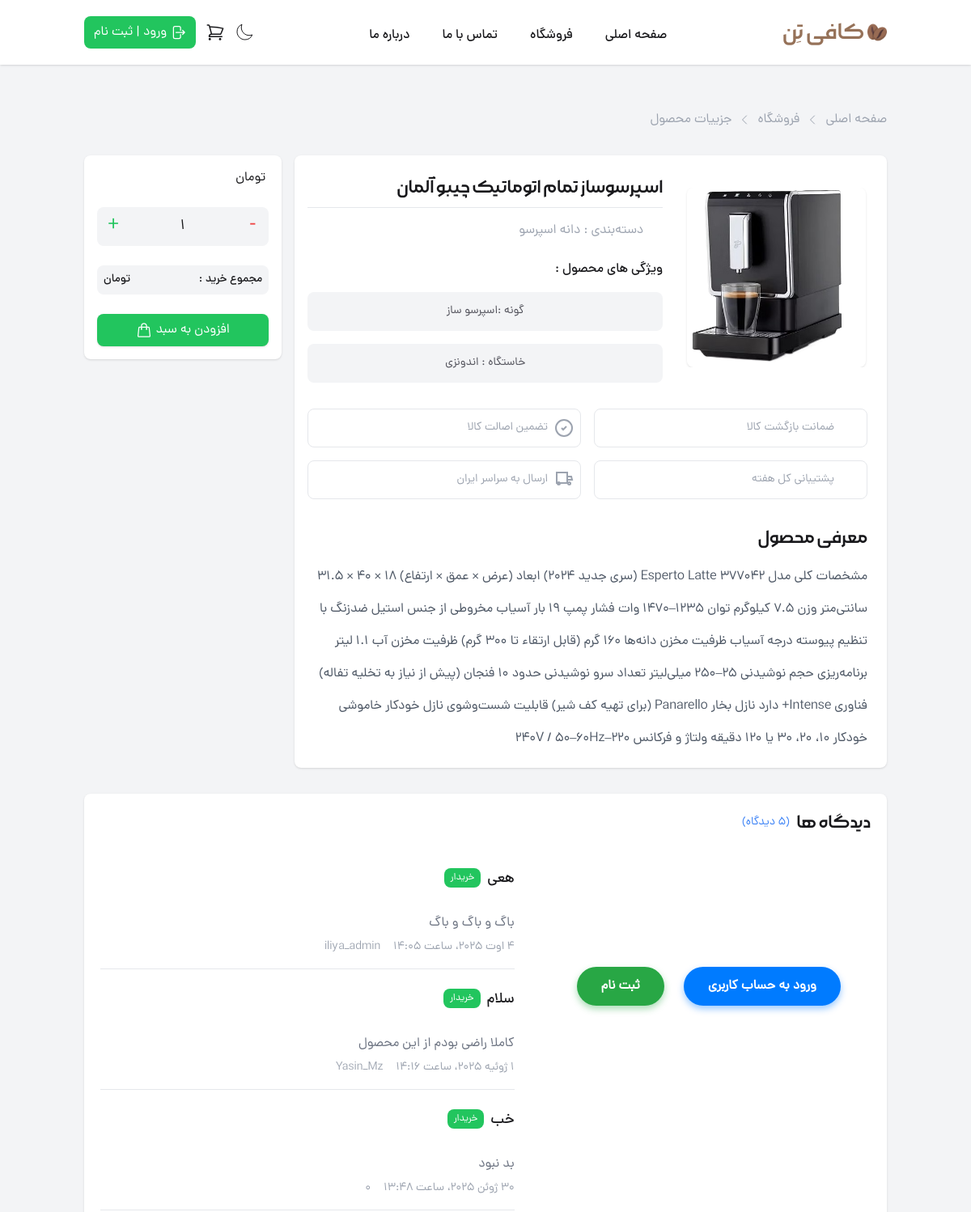
Page /products/dastgah-377042-Tchibo/ (upper part) on the earlier database version.
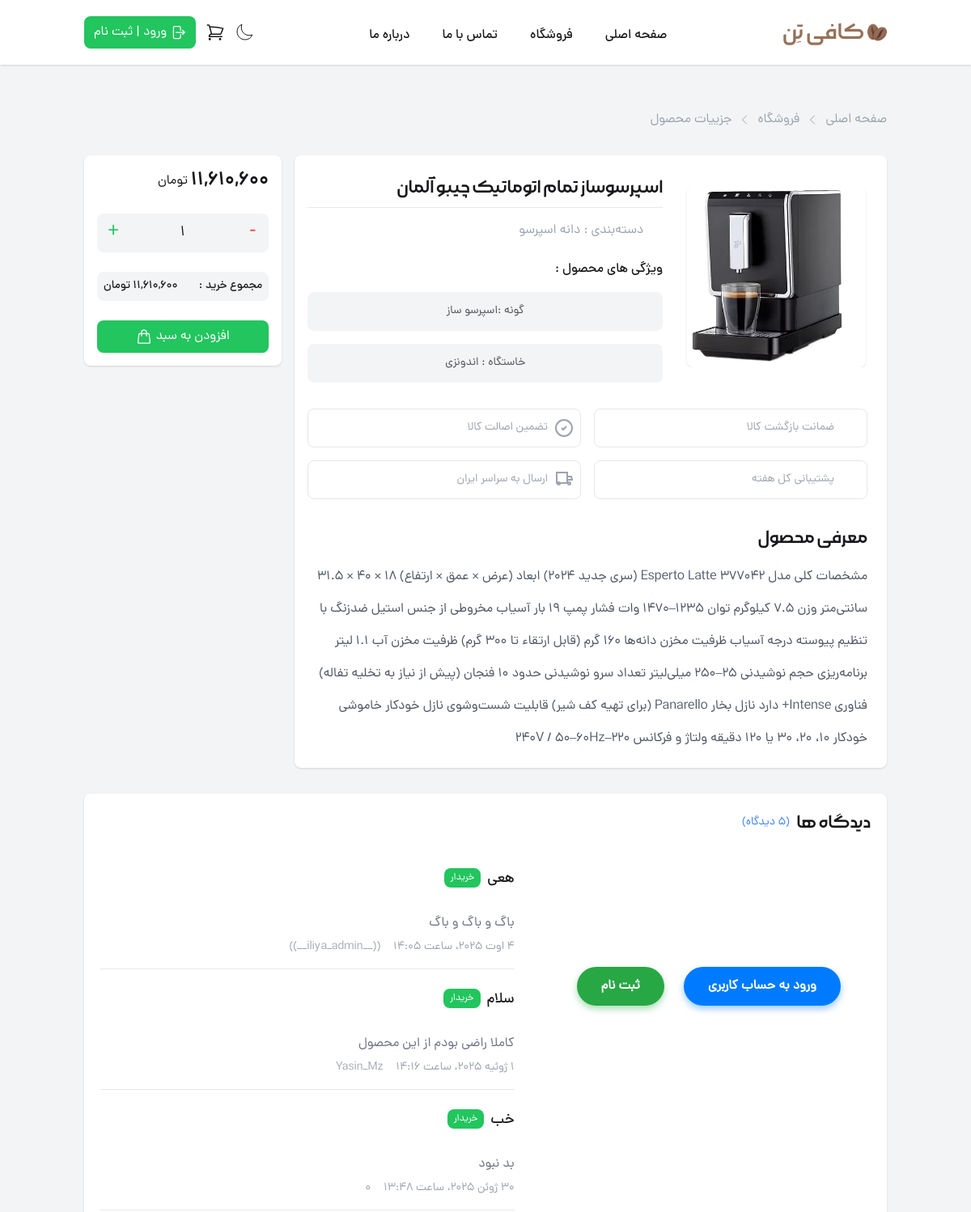
Same page on the later database version.
### Products/models.py (models this page shows, shortened)
class Comment(models.Model):
    product = models.ForeignKey(Products, on_delete=models.CASCADE, related_name='comments')
    user = models.ForeignKey(Account.models.User, on_delete=models.CASCADE, related_name='comments')
    title = models.CharField(max_length=100)
    suggested = models.BooleanField()
    body = models.TextField()
    created_at = models.DateTimeField(auto_now=False, null=False, blank=False)
    class Meta:
        ordering = ['-created_at']
        verbose_name = "نظر"
        verbose_name_plural = "نظر ها"

class Products(models.Model):
    category = models.ForeignKey(Categories, on_delete=models.CASCADE, related_name='products',
                                 verbose_name="نام دسته بندی")
    name = models.CharField(max_length=100, verbose_name="نام محصول")
    image = models.ImageField(upload_to='images/bestsellers/', verbose_name="تصویر محصول")
    slug = models.SlugField(max_length=100, unique=True, null=True, blank=True, verbose_name="اسلاگ")
    price = models.DecimalField(max_digits=10, decimal_places=2, null=True, blank=True, verbose_name="قیمت اصلی")
    discount_percent = models.PositiveSmallIntegerField(default=0, null=True, blank=True, verbose_name="درصد تخفیف")
    rating = models.PositiveSmallIntegerField(default=0, verbose_name="امتیاز کاربر")
    created_at = models.DateTimeField(auto_now=False, null=False, blank=False,
                                      verbose_name="تاریخ ثبت محصول")  # we are use it for new products
    is_bestseller = models.BooleanField(default=False, verbose_name="پرفروش")
    breed = models.CharField(max_length=50, null=True, blank=True, verbose_name="نوع قهوه")
    caffeine_value = models.CharField(max_length=50, null=True, blank=True, verbose_name="میزان کافئن")
    birthplace = models.CharField(max_length=50, null=True, blank=True, verbose_name="خاستگاه")
    make_with = models.CharField(max_length=50, null=True, blank=True, verbose_name="مواد تشکیل‌دهنده")
    description = models.TextField(null=True, blank=True, verbose_name="توضیحات محصول")
    def get_discount_price(self):
        if self.discount_percent > 0:
            discount_amount = (self.price * self.discount_percent) / 100
            return self.price - discount_amount
        return self.price
    class Meta:
        ordering = ['-created_at']
        verbose_name = "محصول"
        verbose_name_plural = "محصولات"

### Account/models.py (models this page shows, shortened)
class User(AbstractBaseUser):
    email = models.EmailField(verbose_name="email address", max_length=255)
    phone = models.CharField(verbose_name="تلفن همراه", max_length=11, unique=True)
    username = models.CharField(max_length=30, verbose_name="نام کاربری")
    first_name = models.CharField(max_length=80, verbose_name="نام", default="کاربر")
    last_name = models.CharField(max_length=80, verbose_name="نام خانوادگی", default="سیستم")
    real_address = models.CharField(max_length=400, verbose_name="آدرس", default="نامشخص")
    post_code = models.CharField(max_length=10, verbose_name="کد پستی", default="0000000000")
    is_active = models.BooleanField(default=True)
    is_admin = models.BooleanField(default=False)
    objects = UserManager()
    USERNAME_FIELD = 'phone'
    REQUIRED_FIELDS = ['email', 'username']
    class Meta:
        verbose_name = "کاربر"
        verbose_name_plural = "کاربران"

### Products/views.py (the view, shortened to what this page needs)
# urls.py: path('<slug:slug>/', views.ProductDetailView.as_view(), name='detail_products'),
class ProductDetailView(View):
    def get(self, request, slug):
        product = get_object_or_404(Products, slug=slug)
        comments = product.comments.all().order_by('-created_at')
        form = CommentForm()
        return render(request, 'products/product_detail.html', {
            'products': product,
            'comments': comments,
            'form': form
        })

### Products/forms.py
class CommentForm(forms.ModelForm):
    class Meta:
        model = Comment
        fields = ['title', 'suggested', 'body']
        widgets = {
            'body': forms.Textarea(
                attrs={'rows': 4}),
        }

### Cart/context_processors.py (called while the page is built)
def cart(request):
    return {
        'cart': request.session.get('cart', {})
    }

### Products/templates/products/product_detail.html (shortened to what the changed rows need)
{% extends 'base.html' %}
{% load static %}]
{% load humanize %}
{% block content %}
    <main class="container child:mt-8">
        <section
                class="flex flex-col lg:flex-row items-start gap-4 child:rounded-lg child:bg-white child:dark:bg-zinc-700 child:shadow child:p-4">
            <div class="w-full lg:w-3/4 flex flex-col gap-y-8 ">
                <div class="flex flex-col lg:flex-row gap-5">
                    <div class="flex  lg:w-96 flex-col gap-y-4">
                        <div class="swiper mt-2 w-full porduct-details-slider rounded-lg">
                            <div class="swiper-wrapper">
                                <div class="swiper-slide">
                                    <img src="{{ products.image.url }}"
                                         class="rounded-lg shadow w-full  object-cover lg:w-96 lg:h-fit" alt="">
                                </div>
                            </div>
                        </div>
                    </div>
                    <div class="flex flex-col gap-y-4 w-full">
                        <div class="flex items-start justify-between border-b border-b-gray-200 py-2">
                            <div class="flex flex-col gap-y-1">
                                <h3 class="text-2xl font-MorabbaMedium">{{ products.name }}</h3>
                            </div>
                        </div>
                        <div
                                class="grid grid-cols-12 gap-4 child:col-span-12 xl:child:col-span-6 child:dark:bg-zinc-800 child:bg-gray-100 child:h-12 child:rounded-lg child:text-sm child:flex child:items-center child:justify-center">
                            {% if products.breed %}
                                <div>
                                    <p class="text-zinc-600 dark:text-gray-400">گونه :{{ products.breed }}</p>
                                </div>
                            {% endif %}
                            {% if products.birthplace %}
                                <div>
                                    <p class="text-zinc-600 dark:text-gray-400">
                                        خاستگاه : {{ products.birthplace }}
                                    </p>
                                </div>
                            {% endif %}
                        </div>
                    </div>
                </div>
                <div class="lg:mr-2">
                    <h2 class="font-MorabbaMedium text-2xl pb-1 mb-2 ">معرفی محصول
                    </h2>
                    <p class="leading-10 text-gray-600 dark:text-gray-300">
                        {{ products.description }}
                    </p>
                </div>
            </div>
            <form method="post" action="{% url 'Cart:cart_add' products.id %}"
                  class="w-full lg:w-1/4 flex flex-col gap-y-6">
                <div class="flex items-center gap-x-1">
                    <p class="text-2xl font-DanaDemiBold" id="unitPrice"
                       data-price="{{ products.get_discount_price|default:products.price }}">
                        {% if products.discount_percent == 0 %}
                            {{ products.price|floatformat:0|intcomma:False }}
                        {% else %}
                            {{ products.get_discount_price|floatformat:0|intcomma:False }}
                        {% endif %}
                    </p>
                    <p>تومان</p>
                </div>
            </form>
        </section>
        <section class="w-full rounded-lg bg-white dark:bg-zinc-700 shadow p-5">
            <div class="flex items-center gap-x-2 mb-6">
                <h2 class="font-MorabbaMedium text-2xl ">
                    دیدگاه ها
                </h2>
            </div>
            <div class="flex flex-col lg:flex-row items-start gap-10">
                <ul class="lg:w-3/4 flex flex-col gap-y-2 child:w-full  ">
                    {% for comment in products.comments.all %}
                        <li class="child:flex py-4 border-b border-gray-200 child:border-white/20">
                            <div class="flex items-center gap-x-2">
                                <h2 class="font-DanaMedium text-lg mb-1">{{ comment.title }}</h2>
                                <span class="px-2 py-1 mb-2 rounded-lg bg-green-500 text-white text-xs">خریدار</span>
                            </div>
                            <div class="flex-col">
                                <br/>
                                <p class="text-gray-500 dark:text-gray-200 mb-2 line-clamp-2">{{ comment.body }}</p>
                            </div>
                            <div class="mt-2 lg:mt-0 flex-col lg:flex-row gap-y-2 lg:items-center justify-between">
                                <div class="flex items-center gap-x-4 text-gray-400 text-sm">
                                    <p>{{ comment.created_at }}</p>
                                    <p>{{ comment.user.username }}</p>
                                </div>
                            </div>
                        </li>
                    {% endfor %}
                </ul>
            </div>
        </section>
    </main>
{% endblock %}

Differences in the rows shown:
changed Products "اسپرسوساز تمام اتوماتیک چیبو آلمان": discount_percent 0 → 26 (drawn); get_discount_price (not shown) → "11,610,600"
changed through a linked row, Comment "هعی": user.username "iliya_admin" → "((__iliya_admin__))"
